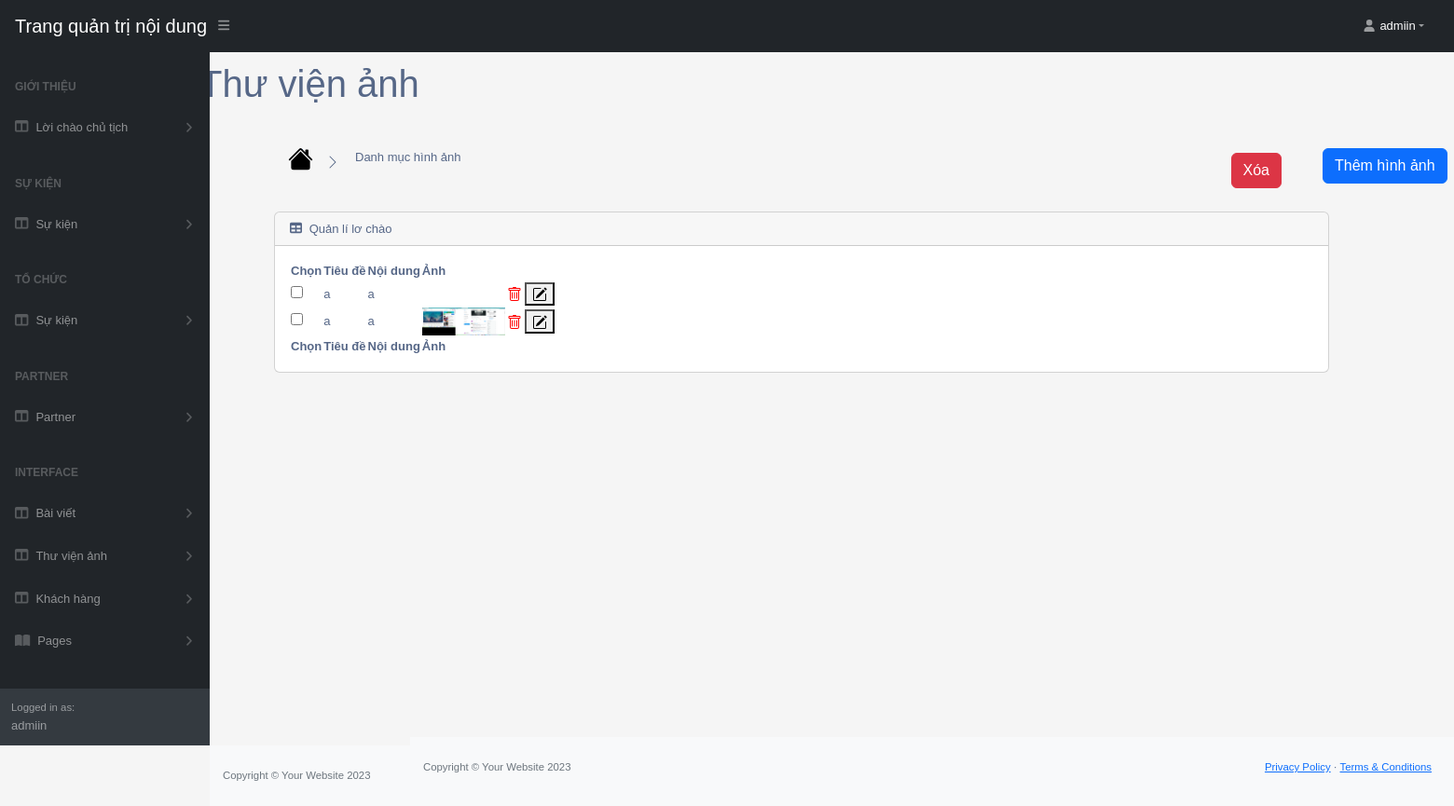
Screenshot of /intro/greeting/list/ (signed in) with the database file from the repository.
### app/models_intro.py (models this page shows, shortened)
class Greeting(models.Model):
    title = models.CharField(null=False, max_length=100)
    description = models.TextField(null=False)
    image = models.ImageField(null=True, blank=True)
    @property
    def ImageURL(self):
        try:
            url = self.image.url
        except:
            url = ''
        return url

### app/views_intro_greeting.py (the view, shortened to what this page needs)
def list(request):
    if request.user.is_authenticated:
        greetings = Greeting.objects.all()
        return render(request, 'intro/tables_greeting.html', {'greetings': greetings})
    return render(request, 'intro/tables_greeting.html', {'greetings': None})

### app/templates/intro/tables_greeting.html (shortened to what this page needs)
{% extends 'app/base.html' %}
{% load static %}
    {% block table_greeting %}
    <div class="container-fluid px-0 mt-0">
        <nav class="sb-topnav navbar navbar-expand navbar-dark bg-dark">
            <a class="navbar-brand ps-3" href="{% url '' %}">Trang quản trị nội dung</a>
            <button class="btn btn-link btn-sm order-1 order-lg-0 me-4 me-lg-0" id="sidebarToggle" href="#!"><i class="fas fa-bars"></i></button>
            <ul class="navbar-nav ms-auto ms-md-0 me-3 me-lg-4">
                <li class="nav-item dropdown">
                    <a class="nav-link dropdown-toggle" id="navbarDropdown" href="#" role="button" data-bs-toggle="dropdown" aria-expanded="false" ><i class="fas fa-user fa-fw" style="transform: translate(-3px, 0px);"></i><span style="color: white; transform: translate(18px, 16px);">{{request.user}}</span></a>
                </li>
            </ul>
        </nav>
        <div id="layoutSidenav">
            <div id="layoutSidenav_nav">
                <nav class="sb-sidenav accordion sb-sidenav-dark" id="sidenavAccordion">
                    <div class="sb-sidenav-menu">
                        <div class="nav">
                            <div class="sb-sidenav-menu-heading">Giới thiệu</div>
                            <a class="nav-link collapsed" href="#" data-bs-toggle="collapse" data-bs-target="#collapseLayout1" aria-expanded="false" aria-controls="collapseLayout1">
                                <div class="sb-nav-link-icon"><i class="fas fa-columns"></i></div>
                                Lời chào chủ tịch
                                <div class="sb-sidenav-collapse-arrow"><i class="fas fa-angle-down"></i></div>
                            </a>
                        <div class="sb-sidenav-menu-heading">Sự kiện</div>
                            <a class="nav-link collapsed" href="#" data-bs-toggle="collapse" data-bs-target="#collapseLayout2" aria-expanded="false" aria-controls="collapseLayout2">
                                <div class="sb-nav-link-icon"><i class="fas fa-columns"></i></div>
                                Sự kiện
                                <div class="sb-sidenav-collapse-arrow"><i class="fas fa-angle-down"></i></div>
                            </a>
                            <div class="sb-sidenav-menu-heading">Tổ chức</div>
                            <a class="nav-link collapsed" href="#" data-bs-toggle="collapse" data-bs-target="#collapseLayout3" aria-expanded="false" aria-controls="collapseLayout3">
                                <div class="sb-nav-link-icon"><i class="fas fa-columns"></i></div>
                                Sự kiện
                                <div class="sb-sidenav-collapse-arrow"><i class="fas fa-angle-down"></i></div>
                            </a>
                            <div class="sb-sidenav-menu-heading">Partner</div>
                            <a class="nav-link collapsed" href="#" data-bs-toggle="collapse" data-bs-target="#collapseLayout4" aria-expanded="false" aria-controls="collapseLayout4">
                                <div class="sb-nav-link-icon"><i class="fas fa-columns"></i></div>
                                Partner
                                <div class="sb-sidenav-collapse-arrow"><i class="fas fa-angle-down"></i></div>
                            </a>
                            <div class="sb-sidenav-menu-heading">Interface</div>
                            <a class="nav-link collapsed" href="#" data-bs-toggle="collapse" data-bs-target="#collapseLayout" aria-expanded="false" aria-controls="collapseLayout">
                                <div class="sb-nav-link-icon"><i class="fas fa-columns"></i></div>
                                Bài viết
                                <div class="sb-sidenav-collapse-arrow"><i class="fas fa-angle-down"></i></div>
                            </a>
                            <a class="nav-link collapsed" href="#" data-bs-toggle="collapse" data-bs-target="#collapseLayouts" aria-expanded="false" aria-controls="collapseLayouts">
                                <div class="sb-nav-link-icon"><i class="fas fa-columns"></i></div>
                                Thư viện ảnh
                                <div class="sb-sidenav-collapse-arrow"><i class="fas fa-angle-down"></i></div>
                            </a>
                            <a class="nav-link collapsed" href="#" data-bs-toggle="collapse" data-bs-target="#collapseLayoutss" aria-expanded="false" aria-controls="collapseLayoutss">
                                <div class="sb-nav-link-icon"><i class="fas fa-columns"></i></div>
                                Khách hàng
                                <div class="sb-sidenav-collapse-arrow"><i class="fas fa-angle-down"></i></div>
                            </a>
                            <a class="nav-link collapsed" href="#" data-bs-toggle="collapse" data-bs-target="#collapsePages" aria-expanded="false" aria-controls="collapsePages">
                                <div class="sb-nav-link-icon"><i class="fas fa-book-open"></i></div>
                                Pages
                                <div class="sb-sidenav-collapse-arrow"><i class="fas fa-angle-down"></i></div>
                            </a>
                        </div>
                    </div>
                    <div class="sb-sidenav-footer" style="visibility: {{user_login}}">
                        <div class="small">Logged in as:</div>
                        {{request.user}}
                    </div>
                </nav>
            </div>
            <div id="layoutSidenav_content">
                <main style="transform: translate(-130px, -50px);">
                <div class="container-fluid px-1">
                    <div class="container-fluid" id="myDiv">
                        <h1 class="mt-4" style="transform: translate(-80px, -20px);">Thư viện ảnh</h1>
                    <a href="{% url '' %}">
                    </a>
                    <a class="dropdown-item" href="{% url '' %}" style="transform: translate(87px, -10px);">Danh mục hình ảnh</a>
                        <a href="{% url 'greeting' %}">
                            <button type="button" class="btn btn-primary" style="transform: translate(1125px, -30px);">Thêm hình ảnh</button>
                        </a>
                        <div class="card mb-4">
                            <div class="card-header">
                                <i class="fas fa-table me-1"></i>
                                Quản lí lơ chào
                            </div>
                            <div class="card-body">
                                <form method="post" action="{% url 'list_greeting' %}">
                                <table id="datatablesSimple">
                                    <thead>
                                        <tr>
                                            <th>Chọn</th>
                                            <th>Tiêu đề</th>
                                            <th>Nội dung</th>
                                            <th>Ảnh</th>
                                            <th></th>
                                        </tr>
                                    </thead>
                                    <tfoot>
                                        <tr>
                                            <th>Chọn</th>
                                            <th>Tiêu đề</th>
                                            <th>Nội dung</th>
                                            <th>Ảnh</th>
                                            <th></th>
                                        </tr>
                                    </tfoot>
                                    <tbody>
                                        {% for greeting in greetings %}
                                        <tr>
                                          <td>
                                              <input name="delete_id" type="checkbox" value="{{ greeting.id }}">
                                          </td>
                                          <td>{{ greeting.title }}</td>
                                          <td>{{ greeting.description }}</td>
                                          <td>
                                                <img src="{{ greeting.ImageURL }}" alt="{{ greeting.name }}" height="30px">
                                          </td>
                                            <td>
                                        <button type="submit" name="delete_id" value="{{ greeting.id }}" class="delete-button">
                                        </button>
                                        <button type="submit" name="edit_id" value="{{ greeting.id }}" class="edit-button">
                                        </button>
                                          </td>
                                        </tr>
                                        {% endfor %}
                                      </tbody>
                                </table>
                                    <button type="submit" class="btn btn-danger" id="deleteButton" style="position: fixed;  top: 101.5px; right: 55px;">Xóa</button>
                                </form>
                            </div>
                        </div>
                    </div>
                    </div>
                </main>
                <footer class="py-4 bg-light mt-auto">
                    <div class="container-fluid px-4">
                        <div class="d-flex align-items-center justify-content-between small">
                            <div class="text-muted">Copyright &copy; Your Website 2023</div>
                            <div>
                                <a href="#">Privacy Policy</a>
                                &middot;
                                <a href="#">Terms &amp; Conditions</a>
                            </div>
                        </div>
                    </div>
                </footer>
            </div>
        </div>
        </div>
    {% endblock table_greeting %}

### rows the page displays
Greeting: title "a", description "a", {{ greeting.id }} 2 (drawn)
Greeting: title "a", description "a", ImageURL (picture), {{ greeting.id }} 3 (drawn)

### other values shown
{{ request.user }} "admiin"
